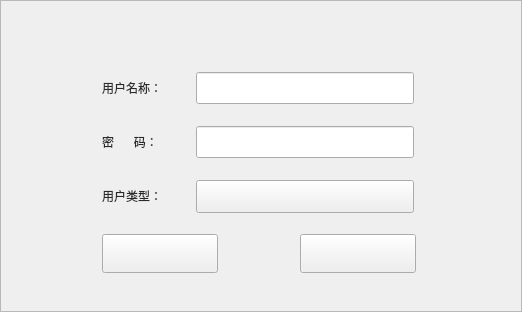
<?xml version="1.0" encoding="UTF-8"?>
<ui version="4.0">
 <class>adduser</class>
 <widget class="QWidget" name="adduser">
  <property name="geometry">
   <rect>
    <x>0</x>
    <y>0</y>
    <width>522</width>
    <height>312</height>
   </rect>
  </property>
  <property name="windowTitle">
   <string>adduser</string>
  </property>
  <property name="styleSheet">
   <string notr="true">#adduser{
background-image: url(:/userManage/image/userManage/pop/弹出框.png);
}
</string>
  </property>
  <widget class="QFrame" name="frame">
   <property name="geometry">
    <rect>
     <x>0</x>
     <y>0</y>
     <width>522</width>
     <height>312</height>
    </rect>
   </property>
   <property name="styleSheet">
    <string notr="true">#frame{
border-image: url(:/userManage/image/userManage/ab.png);
}</string>
   </property>
   <property name="frameShape">
    <enum>QFrame::StyledPanel</enum>
   </property>
   <property name="frameShadow">
    <enum>QFrame::Raised</enum>
   </property>
   <widget class="QLabel" name="label_5">
    <property name="geometry">
     <rect>
      <x>102</x>
      <y>180</y>
      <width>81</width>
      <height>31</height>
     </rect>
    </property>
    <property name="styleSheet">
     <string notr="true">font: 12pt &quot;微软雅黑&quot;;
color: rgb(42, 42, 42);

</string>
    </property>
    <property name="text">
     <string>用户类型：</string>
    </property>
   </widget>
   <widget class="QLineEdit" name="usernameEdit">
    <property name="geometry">
     <rect>
      <x>196</x>
      <y>72</y>
      <width>218</width>
      <height>32</height>
     </rect>
    </property>
    <property name="styleSheet">
     <string notr="true">font: 12pt &quot;微软雅黑&quot;;
color: rgb(66, 66, 66);

border-image: url(:/userManage/image/userManage/文本框.png);</string>
    </property>
   </widget>
   <widget class="QLineEdit" name="userpasswordEdit">
    <property name="geometry">
     <rect>
      <x>196</x>
      <y>126</y>
      <width>218</width>
      <height>32</height>
     </rect>
    </property>
    <property name="styleSheet">
     <string notr="true">font: 12pt &quot;微软雅黑&quot;;
color: rgb(66, 66, 66);
border-image: url(:/userManage/image/userManage/文本框.png);</string>
    </property>
   </widget>
   <widget class="QLabel" name="label_6">
    <property name="geometry">
     <rect>
      <x>102</x>
      <y>126</y>
      <width>81</width>
      <height>31</height>
     </rect>
    </property>
    <property name="styleSheet">
     <string notr="true">font: 12pt &quot;微软雅黑&quot;;
color: rgb(42, 42, 42);

</string>
    </property>
    <property name="text">
     <string>密      码： </string>
    </property>
   </widget>
   <widget class="QPushButton" name="confirm">
    <property name="geometry">
     <rect>
      <x>102</x>
      <y>234</y>
      <width>116</width>
      <height>39</height>
     </rect>
    </property>
    <property name="styleSheet">
     <string notr="true">QPushButton{
border-image: url(:/userManage/image/userManage/_confirm_normal.png);
}

QPushButton:hover{
border-image: url(:/userManage/image/userManage/_confirm_pressed.png);
}</string>
    </property>
    <property name="text">
     <string/>
    </property>
   </widget>
   <widget class="QComboBox" name="usertypeBox">
    <property name="geometry">
     <rect>
      <x>196</x>
      <y>180</y>
      <width>218</width>
      <height>33</height>
     </rect>
    </property>
    <property name="acceptDrops">
     <bool>false</bool>
    </property>
    <property name="styleSheet">
     <string notr="true">
QComboBox{
     font: 12pt &quot;Microsoft YaHei UI&quot;;
color: rgb(66, 66, 66);
	border-image: url(:/userManage/W:/107/image/userManage/弹出框切图_新增与修改/下拉框_normal.png);
}

QComboBox:pressed{
border-image: url(:/userManage/W:/107/image/userManage/弹出框切图_新增与修改/下拉框_pressed.png);
}

QComboBox::drop-down {
subcontrol-origin: padding;
subcontrol-position: top right;
width: 30px;
border-left-width: 0px;
border-left-color: gray;
border-left-style: solid;
border-top-right-radius: 3px;
border-bottom-right-radius: 3px;
}

</string>
    </property>
   </widget>
   <widget class="QPushButton" name="concle">
    <property name="geometry">
     <rect>
      <x>300</x>
      <y>234</y>
      <width>116</width>
      <height>39</height>
     </rect>
    </property>
    <property name="styleSheet">
     <string notr="true">QPushButton{
border-image: url(:/userManage/image/userManage/btn_cancel_normal.png);
}

QPushButton:hover{
border-image: url(:/userManage/image/userManage/btn_cancel_press.png);
}</string>
    </property>
    <property name="text">
     <string/>
    </property>
   </widget>
   <widget class="QLabel" name="label_7">
    <property name="geometry">
     <rect>
      <x>102</x>
      <y>72</y>
      <width>81</width>
      <height>31</height>
     </rect>
    </property>
    <property name="styleSheet">
     <string notr="true">font: 12pt &quot;微软雅黑&quot;;
color: rgb(42, 42, 42);

</string>
    </property>
    <property name="text">
     <string>用户名称：</string>
    </property>
   </widget>
  </widget>
 </widget>
 <layoutdefault spacing="6" margin="11"/>
 <tabstops>
  <tabstop>usernameEdit</tabstop>
  <tabstop>userpasswordEdit</tabstop>
  <tabstop>usertypeBox</tabstop>
  <tabstop>confirm</tabstop>
  <tabstop>concle</tabstop>
 </tabstops>
 <resources>
  <include location="littlesun.qrc"/>
 </resources>
 <connections/>
</ui>
